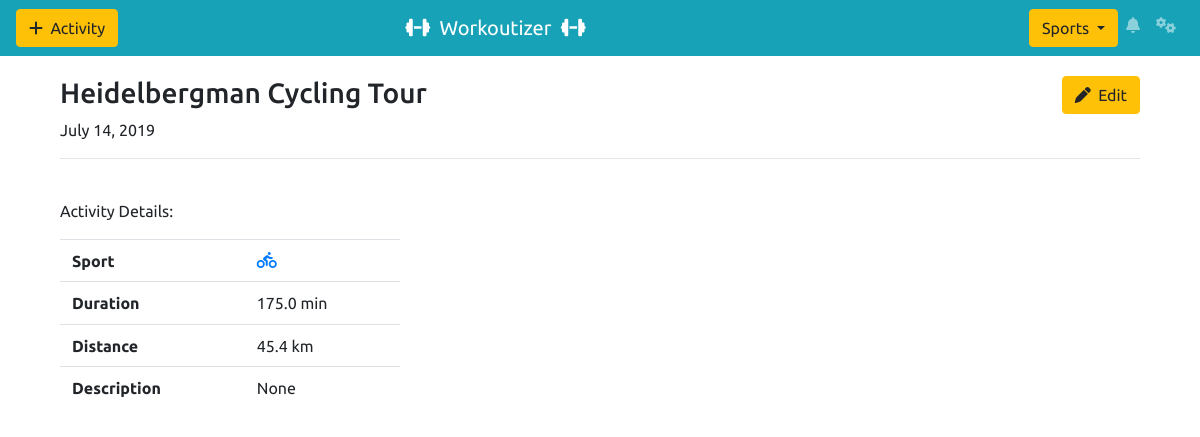
Screenshot of /activity/6 with the database file from the repository.
### wizer/models.py (models this page shows, shortened)
class Activity(models.Model):
    def __str__(self):
        return self.title
    title = models.CharField(max_length=50)
    sport = models.ForeignKey(Sport, on_delete=models.SET_NULL, null=True)
    date = models.DateField(blank=False, default=timezone.now)
    duration = models.FloatField()
    distance = models.FloatField(blank=True, null=True)
    description = models.CharField(max_length=300, blank=True, null=True)
    trace_file = models.ForeignKey(TraceFiles, on_delete=models.SET_NULL, blank=True, null=True)

class Sport(models.Model):
    name = models.CharField(max_length=24, unique=True)
    slug = models.CharField(max_length=24, unique=True, editable=False)
    color = models.CharField(max_length=24, unique=True)
    icon = models.CharField(max_length=24)

### wizer/activity_views.py (the view)
# urls.py: path('activity/<slug:activity_id>', ActivityView.as_view(), name="activity"),
class ActivityView(View):
    template_name = "activity/activity.html"
    def get(self, request, activity_id):
        sports = Sport.objects.all().order_by('name')
        log.error(f"got activity_id: {activity_id}")
        try:
            activity = Activity.objects.get(id=activity_id)
            log.debug(f"passing activity: {activity} from model to view")
        except ObjectDoesNotExist:
            log.critical("this activity does not exist")
            raise Http404
        return render(request, self.template_name, {'activity': activity, 'sports': sports})

### wizer/templates/activity/activity.html (shortened to what this page needs)
{% extends 'base.html' %}
{% load leaflet_tags %}
{% block body %}
    <body>
    <div class="container">
        <h3 class="float-left">{{ activity.title }}</h3>
        <a class="float-right btn btn-warning" href="{{ activity.id }}/edit"><i class="fas fa-pen"></i>&nbsp;&nbsp;Edit</a>
        <div class="clearfix"></div>
        <p>{{ activity.date }}</p>
        <hr>
        <br>
        <div class="row">
            <div class="col-sm-4">
                <p>Activity Details:</p>
                <table class="table table-hover">
                    <tr>
                        <th scope="row">Sport</th>
                        <td><a href="/sport/{{ activity.sport.slug }}"><i class="fas fa-{{ activity.sport.icon }}"></i></a>
                        </td>
                    <tr>
                    <tr>
                        <th scope="row">Duration</th>
                        <td>{{ activity.duration }} min</td>
                    <tr>
                    <tr>
                        <th scope="row">Distance</th>
                        <td>{{ activity.distance }} km</td>
                    <tr>
                    <tr>
                        <th scope="row">Description</th>
                        <td>{{ activity.description }}</td>
                </table>
            </div>
            {% if activity.trace_file %}
                <div class="col-sm-8">
                </div>
            {% endif %}
        </div>
    </div>
    </body>
{% endblock %}

### wizer/static/css/style.css (style rules this page uses)
body { font-family: 'Ubuntu', sans-serif; }

### rows the page displays
Activity: title "Heidelbergman Cycling Tour", date "July 14, 2019", duration "175.0", distance "45.4", description "None"
